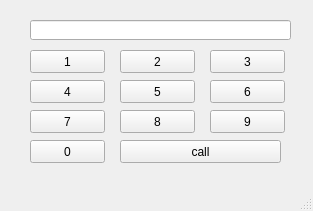
<?xml version="1.0" encoding="UTF-8"?>
<ui version="4.0">
 <class>MainWindow</class>
 <widget class="QMainWindow" name="MainWindow">
  <property name="geometry">
   <rect>
    <x>0</x>
    <y>0</y>
    <width>313</width>
    <height>211</height>
   </rect>
  </property>
  <property name="windowTitle">
   <string>MainWindow</string>
  </property>
  <widget class="QWidget" name="centralwidget">
   <widget class="QLineEdit" name="callnumber">
    <property name="geometry">
     <rect>
      <x>30</x>
      <y>20</y>
      <width>261</width>
      <height>20</height>
     </rect>
    </property>
   </widget>
   <widget class="QPushButton" name="pushButton_1">
    <property name="geometry">
     <rect>
      <x>30</x>
      <y>50</y>
      <width>75</width>
      <height>23</height>
     </rect>
    </property>
    <property name="text">
     <string>1</string>
    </property>
   </widget>
   <widget class="QPushButton" name="pushButton_2">
    <property name="geometry">
     <rect>
      <x>120</x>
      <y>50</y>
      <width>75</width>
      <height>23</height>
     </rect>
    </property>
    <property name="text">
     <string>2</string>
    </property>
   </widget>
   <widget class="QPushButton" name="pushButton_3">
    <property name="geometry">
     <rect>
      <x>210</x>
      <y>50</y>
      <width>75</width>
      <height>23</height>
     </rect>
    </property>
    <property name="text">
     <string>3</string>
    </property>
   </widget>
   <widget class="QPushButton" name="pushButton_4">
    <property name="geometry">
     <rect>
      <x>120</x>
      <y>80</y>
      <width>75</width>
      <height>23</height>
     </rect>
    </property>
    <property name="text">
     <string>5</string>
    </property>
   </widget>
   <widget class="QPushButton" name="pushButton_5">
    <property name="geometry">
     <rect>
      <x>210</x>
      <y>80</y>
      <width>75</width>
      <height>23</height>
     </rect>
    </property>
    <property name="text">
     <string>6</string>
    </property>
   </widget>
   <widget class="QPushButton" name="pushButton_6">
    <property name="geometry">
     <rect>
      <x>30</x>
      <y>80</y>
      <width>75</width>
      <height>23</height>
     </rect>
    </property>
    <property name="text">
     <string>4</string>
    </property>
   </widget>
   <widget class="QPushButton" name="pushButton_7">
    <property name="geometry">
     <rect>
      <x>120</x>
      <y>110</y>
      <width>75</width>
      <height>23</height>
     </rect>
    </property>
    <property name="text">
     <string>8</string>
    </property>
   </widget>
   <widget class="QPushButton" name="pushButton_8">
    <property name="geometry">
     <rect>
      <x>210</x>
      <y>110</y>
      <width>75</width>
      <height>23</height>
     </rect>
    </property>
    <property name="text">
     <string>9</string>
    </property>
   </widget>
   <widget class="QPushButton" name="pushButton_9">
    <property name="geometry">
     <rect>
      <x>30</x>
      <y>110</y>
      <width>75</width>
      <height>23</height>
     </rect>
    </property>
    <property name="text">
     <string>7</string>
    </property>
   </widget>
   <widget class="QPushButton" name="call">
    <property name="geometry">
     <rect>
      <x>120</x>
      <y>140</y>
      <width>161</width>
      <height>23</height>
     </rect>
    </property>
    <property name="text">
     <string>call</string>
    </property>
   </widget>
   <widget class="QPushButton" name="pushButton_11">
    <property name="geometry">
     <rect>
      <x>30</x>
      <y>140</y>
      <width>75</width>
      <height>23</height>
     </rect>
    </property>
    <property name="text">
     <string>0</string>
    </property>
   </widget>
  </widget>
  <widget class="QMenuBar" name="menubar">
   <property name="geometry">
    <rect>
     <x>0</x>
     <y>0</y>
     <width>313</width>
     <height>21</height>
    </rect>
   </property>
  </widget>
  <widget class="QStatusBar" name="statusbar"/>
 </widget>
 <resources/>
 <connections/>
</ui>
